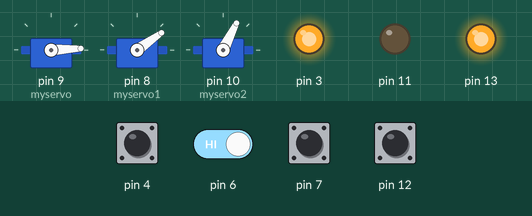
This sketch was run on a simulated Arduino Uno, built with avr-gcc and run on an emulated ATmega328P. On the bench: 3 × servo, output pins drawn as LEDs (lit = HIGH). The inputs (shaded band) are chosen by the test bench; at power-on: pin 4, pin 6, pin 7, pin 12 HIGH.

Above: at 1.2 s.
1.3 s: pin 4 pulled LOW for 0.15 s
At 1.37 s:
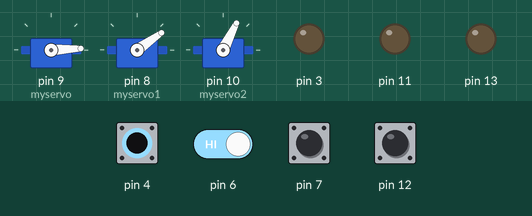
2.9 s: pin 4 driven LOW and pin 6 driven LOW
At 4.6 s:
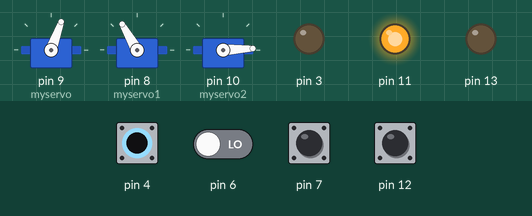
5.8 s: pin 4 driven HIGH
At 6.5 s:
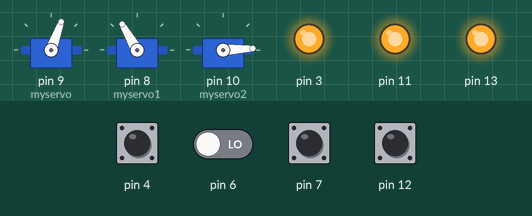
7.3 s: pin 6 driven HIGH
At 7.67 s:
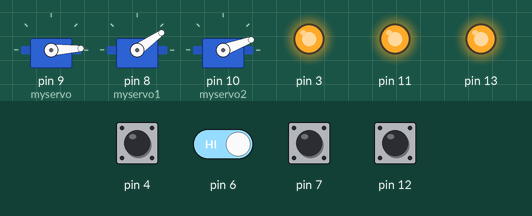
9.2 s: pin 4 driven LOW
At 10.3 s:
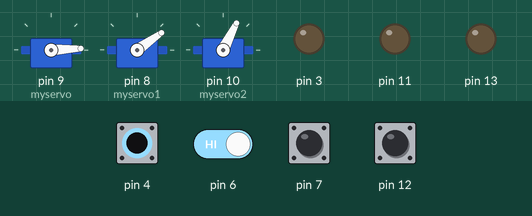
10.7 s: pin 12 pulled LOW for 0.15 s
At 12.44 s:
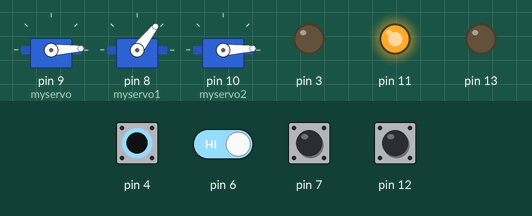
Timing chart, 0 to 14.1 s (numbered marks = the images above; inputs shaded):
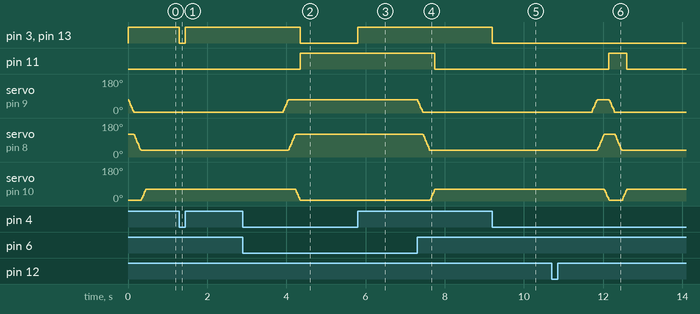

Measured:
- after the input at 1.3 s, pin 3, pin 13: HIGH → LOW at once, → HIGH 0.15 s later
- after the input at 2.9 s, pin 3, pin 13: HIGH → LOW after 1.4 s; pin 11: LOW → HIGH after 1.4 s; servo on pin 9 (myservo): 3° → 70° after 1.0 s; servo on pin 8 (myservo1): moves from 35° to 120° over 0.19 s, starting after 1.1 s; servo on pin 10 (myservo2): 63° → 3° after 1.3 s
- after the input at 5.8 s, pin 3, pin 13: LOW → HIGH at once
- after the input at 7.3 s, pin 11: HIGH → LOW after 0.45 s; servo on pin 9 (myservo): 70° → 3° at once; servo on pin 8 (myservo1): moves from 120° to 35° over 0.19 s, starting after 0.15 s; servo on pin 10 (myservo2): 3° → 63° after 0.33 s
- after the input at 9.2 s, pin 3, pin 13: HIGH → LOW at once
- after the input at 10.7 s, pin 11: LOW → HIGH after 1.4 s, → LOW 0.45 s later; servo on pin 9 (myservo): rises from 3° to 70° in 0.15 s, then falls to 3° in 0.46 s; servo on pin 8 (myservo1): rises from 35° to 120° in 0.19 s, then falls to 35° in 0.44 s

The sketch:

IoTDoggyDoorLock.ino
```cpp
#include <Servo.h>

  /************ I/O pins ************
  | Pin # |                Function                       |         Logic high         |       Logic low
  |   3   | Signal going to test LED                      | When door is open          | When door is closed
  |   4   | Signal from the magnetic strip on door        | If the door is open        | If the door is closed
  |   6   | Signal from the ESP32 Module                  | If the tag is within range | If it is out of range
  |   7   | Signal from the Raspberry Pi                  | To lock the door           | To unlock the door
  |   8   | Servo on the bottom of the door               | N/A                        | N/A
  |   9   | Servo on the right side of the door           | N/A                        | N/A
  |   10  | Servo on the left side of the door            | N/A                        | N/A
  |   11  | Signal going to Raspberry Pi with lock status | If it is locked            | If it is unlocked
  |   12  | Signal from Raspberry Pi with tracking status | If it is enabled           | If it is disabled
  |   13  | Signal going to pi to tell if door is open    | N/A                        | NA
  */

// Creating new servo motor objects
Servo myservo,
      myservo1,
      myservo2;

// Variables to store the starting positions for each servo
int pos = 70,
    pos1 = 120,
    pos2 = 3;

// Boolean status variables used in the loop
boolean lock = true,
        changed = false,
        doorClosed = false;

void setup() {
  // Right servo configuration
  myservo.attach(9);
  myservo.write(70);

  // Bottom servo configuration
  myservo1.attach(8);
  myservo1.write(120);

  // Left servo configuration
  myservo2.attach(10);
  myservo2.write(3);

  // I/O Pin configuration
  pinMode(3,OUTPUT);
  pinMode(4, INPUT_PULLUP);
  pinMode(6,INPUT);
  pinMode(7,INPUT_PULLUP);
  pinMode(11, OUTPUT);
  pinMode(12, INPUT_PULLUP);
  pinMode(13, OUTPUT);
  digitalWrite(13, LOW);
  digitalWrite(11, LOW);
}

void loop() {
  // If the door is open, update the boolean and turn on the test LED, otherwise update the boolean and turn the LED off
  if(digitalRead(4) == HIGH){
    doorClosed = false;
    digitalWrite(3,HIGH);
    digitalWrite(13, HIGH);
  } else {
    doorClosed = true;
    digitalWrite(3,LOW);
    digitalWrite(13, LOW);
  }

  /* Locks the door if...
       The user clicked lock on the website while the door is unlocked and closed and BT tracking is disabled
       The door is closed and unlocked with BT tracking enabled and the tag out of range

     Unlocks the door if...
       The user clicked unlock on the website while the door is locked and BT tracking is disabled
       The door is locked and the tag comes within range with BT tracking enabled
  */
  if (((digitalRead(7) == HIGH) && (lock != true) && (digitalRead(4) == LOW) && (digitalRead(12) == LOW)) || ((digitalRead(12) == HIGH) && (digitalRead(6) == LOW) && (lock != true) && (digitalRead(4) == LOW))) {
    delay(1000);

    // If the door is still closed, lock the door, signal to the pi that the door is locked so it can update the website, and update the boolean
    if (digitalRead(4) == LOW){
      lockDoor();
      digitalWrite(11, HIGH);
      changed = true;
    }
  } else if (((digitalRead(7) == LOW) && (lock == true) && (digitalRead(12) == LOW)) || ((digitalRead(12) == HIGH) && (digitalRead(6) == HIGH) && (lock == true))) {
    // Unlock the door, signal to the pi that the door is unlocked so it can update the website, and update the boolean
    unlockDoor();
    digitalWrite(11, LOW);
    changed = false;
  }
};

// Function that moves each servo motor to their locked position
void lockDoor(){
  // Update the boolean
  lock = true;

  // Move the right servo
  for (pos = 3; pos <= 70; pos += 1) {
    myservo.write(pos);
    delay(2);
  }

  // Move the bottom servo
  for (pos1 = 35; pos1 <= 120; pos1 += 1) {
    myservo1.write(pos1);
    delay(2);
  }

  // Move the left servo
  for (pos2 = 63; pos2 >= 3; pos2 -= 1) {
    myservo2.write(pos2);
    delay(2);
  }
};

// Function that moves each servo motor to their unlocked position
void unlockDoor(){
  // Update the boolean
  lock = false;

  // Move the right servo
  for (pos = 70; pos >= 3; pos -= 1) {
    myservo.write(pos);
    delay(2);
  }

  // move the bottom servo
  for (pos1 = 120; pos1 >= 35; pos1 -= 1) {
    myservo1.write(pos1);
    delay(2);
  }

  // Move the left servo
  for (pos2 = 3; pos2 <= 63; pos2 += 1) {
    myservo2.write(pos2);
    delay(2);
  }
};


// Code im not sure if we still need or not

//  boolean changedBT = false;
//  boolean bluetoothTrack = false;

//  if(digitalRead(12) == HIGH){
//    bluetoothTrack = true;
//  }
//  else{
//    bluetoothTrack = false;
//  }
//
//
//  if (bluetoothTrack){
//    if ((digitalRead(6) == LOW) && (digitalRead(4) == LOW) && (changedBT != true) && (lock != true)){
//      delay(1000);
//      if ((digitalRead(4) == LOW) && (digitalRead(6) == LOW)){
//        lockDoor();
//        digitalWrite(11, HIGH);
//        changedBT = true;
//      }
//    }
//    else if((digitalRead(6) == HIGH) && (changed = true) && (lock == true)){
//      unlockDoor();
//      digitalWrite(11, LOW);
//      changedBT = false;
//    }
//  }
```
